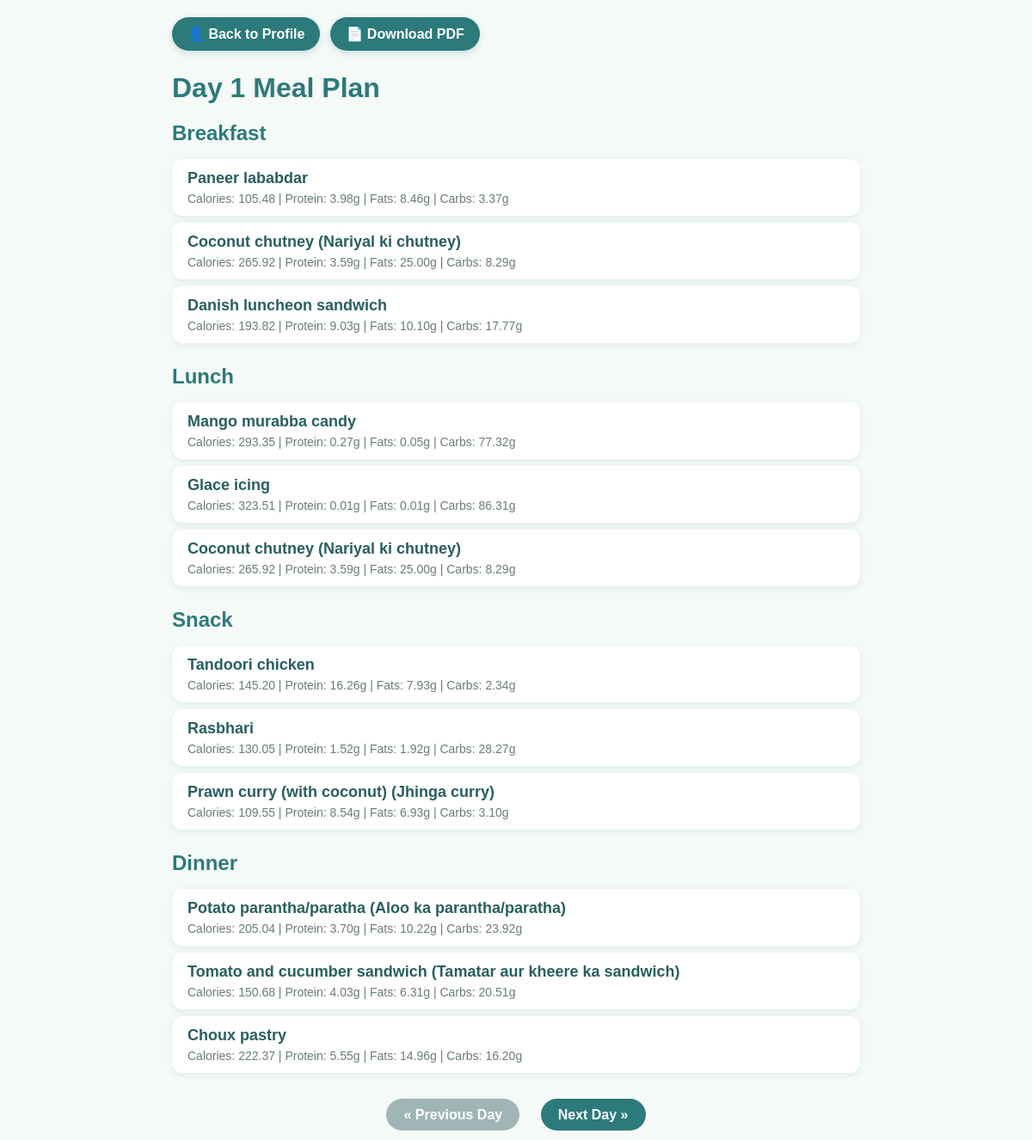
Screenshot of /day/1 (signed in) with the database file from the repository.
### app.py (models this page shows)
class MealPlan(db.Model):
    id = db.Column(db.Integer, primary_key=True)
    user_id = db.Column(db.Integer, db.ForeignKey('user.id'))
    day = db.Column(db.String(10))  # Day 1, Day 2, etc.
    meal = db.Column(db.String(20))
    dish_name = db.Column(db.String(100))
    calories = db.Column(db.Float)
    protein = db.Column(db.Float)
    fats = db.Column(db.Float)
    carbs = db.Column(db.Float)
    user = db.relationship('User', backref='meal_plans')

### app.py (the view)
@app.route('/day/<int:day_num>')
@login_required
def view_day(day_num):
    day_key = f"Day {day_num}"
    all_days = db.session.query(MealPlan.day).filter_by(user_id=current_user.id).distinct().all()
    total_days = len(all_days)
    if day_num < 1 or day_num > total_days:
        return "Invalid day number.", 404
    day_meals = MealPlan.query.filter_by(user_id=current_user.id, day=day_key).all()
    if not day_meals:
        return "No weekly plan found. Please generate one first.", 400
    plan = {}
    for meal_name in ['Breakfast', 'Lunch', 'Snack', 'Dinner']:
        meal_list = [mp for mp in day_meals if mp.meal == meal_name]
        plan[meal_name] = meal_list[:3]  # Limit to 3 dishes per meal
    return render_template('day.html',
                           day_num=day_num,
                           day_name=day_key,
                           plan=plan,
                           total_days=total_days)

### app.py (called while the page is built)
@login_manager.user_loader
def load_user(user_id):
    return db.session.get(User, int(user_id))

### templates/day.html (shortened to what this page needs)
<!DOCTYPE html>
<html>
<head>
</head>
<body>
  <div class="buttons">
       <a href="/profile" class="button">👤 Back to Profile</a>
       <a href="/pdf" class="button" target="_blank" rel="noopener">📄 Download PDF</a>
   </div>
    <h1>{{ day_name }} Meal Plan</h1>
    {% for meal_name, foods in plan.items() %}
      <div class="meal-section">
        <h2>{{ meal_name }}</h2>
        <ul>
          {% for food in foods %}
            <li>
              <div class="dish-name">{{ food.dish_name }}</div>
              <div class="nutrition-info">
                Calories: {{ "%.2f"|format(food.calories) }} |
                Protein: {{ "%.2f"|format(food.protein) }}g |
                Fats: {{ "%.2f"|format(food.fats) }}g |
                Carbs: {{ "%.2f"|format(food.carbs) }}g
              </div>
            </li>
          {% else %}
            <li>No dishes found.</li>
          {% endfor %}
        </ul>
      </div>
    {% endfor %}
    <div class="pagination">
        {% if day_num > 1 %}
          <a href="{{ url_for('view_day', day_num=day_num-1) }}">&laquo; Previous Day</a>
        {% else %}
          <a class="disabled">&laquo; Previous Day</a>
        {% endif %}
        {% if day_num < total_days %}
          <a href="{{ url_for('view_day', day_num=day_num+1) }}">Next Day &raquo;</a>
        {% else %}
          <a class="disabled">Next Day &raquo;</a>
        {% endif %}
    </div>
</body>
</html>

### templates/day.html (style rules this page uses)
body { font-family: Arial, sans-serif; background: #f5faf8; padding: 20px; max-width: 800px; margin: auto; }
h1, h2 { color: #2c7a7b; margin-bottom: 10px; }
.buttons { display: flex; gap: 12px; margin-bottom: 25px; }
.button { padding: 10px 18px; background: #2c7a7b; color: white; text-decoration: none; font-weight: 600; border-radius: 20px; box-shadow: 0 3px 8px rgba(44,128,128,0.2); transition: background-color 0.3s ease; display: inline-flex; align-items: center; }
.meal-section { margin-bottom: 25px; }
ul { list-style: none; padding: 0; }
li { background-color: white; border-radius: 12px; padding: 12px 18px; margin-bottom: 8px; box-shadow: 0 2px 8px rgba(44,128,128,0.12); }
.dish-name { font-weight: bold; margin-bottom: 5px; font-size: 18px; color: #285e61; }
.nutrition-info { font-size: 14px; color: #6b7a7b; }
.pagination { text-align: center; margin-top: 40px; }
.pagination a { padding: 10px 20px; margin: 0 10px; background: #2c7a7b; color: white; text-decoration: none; border-radius: 25px; font-weight: 600; }
.pagination a.disabled { background: #a0b5b5; pointer-events: none; cursor: default; }

### rows the page displays
MealPlan: dish_name "Paneer lababdar", calories "105.48", protein "3.98", fats "8.46", carbs "3.37"
MealPlan: dish_name "Coconut chutney (Nariyal ki chutney)", calories "265.92", protein "3.59", fats "25.00", carbs "8.29"
MealPlan: dish_name "Danish luncheon sandwich", calories "193.82", protein "9.03", fats "10.10", carbs "17.77"
MealPlan: dish_name "Mango murabba candy", calories "293.35", protein "0.27", fats "0.05", carbs "77.32"
MealPlan: dish_name "Glace icing", calories "323.51", protein "0.01", fats "0.01", carbs "86.31"
MealPlan: dish_name "Coconut chutney (Nariyal ki chutney)", calories "265.92", protein "3.59", fats "25.00", carbs "8.29"
MealPlan: dish_name "Tandoori chicken", calories "145.20", protein "16.26", fats "7.93", carbs "2.34"
MealPlan: dish_name "Rasbhari", calories "130.05", protein "1.52", fats "1.92", carbs "28.27"
MealPlan: dish_name "Prawn curry (with coconut) (Jhinga curry)", calories "109.55", protein "8.54", fats "6.93", carbs "3.10"
MealPlan: dish_name "Potato parantha/paratha (Aloo ka parantha/paratha)", calories "205.04", protein "3.70", fats "10.22", carbs "23.92"
MealPlan: dish_name "Tomato and cucumber sandwich (Tamatar aur kheere ka sandwich)", calories "150.68", protein "4.03", fats "6.31", carbs "20.51"
MealPlan: dish_name "Choux pastry", calories "222.37", protein "5.55", fats "14.96", carbs "16.20"

### other values shown
{{ day_name }} "Day 1"
{{ meal_name }} "Breakfast" "Lunch" "Snack" "Dinner"
